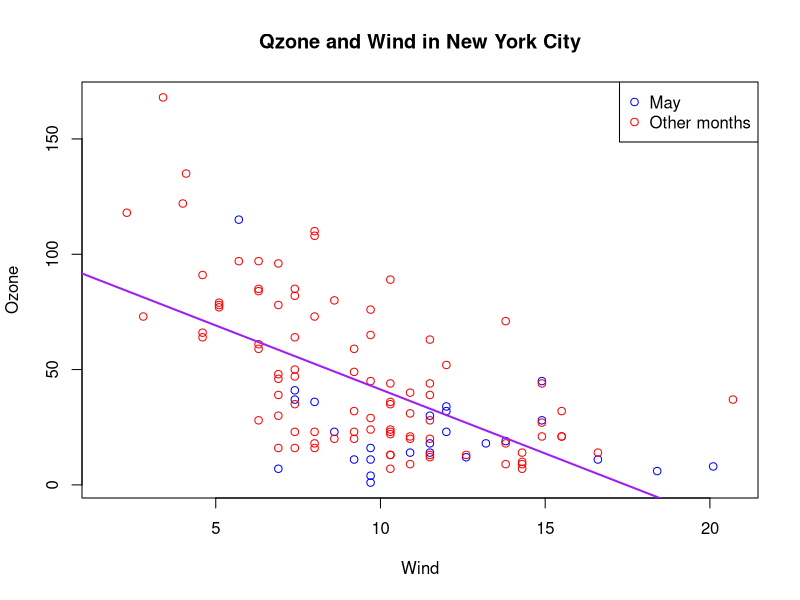
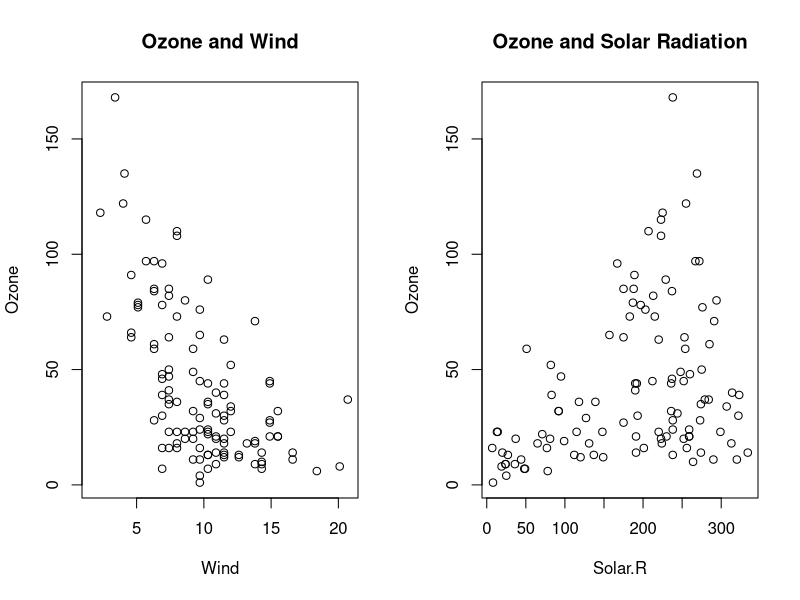

Reproduce these figures in R, in order.
## ------------------------ Using base plotting package to plot the airquality data ---------------------------- ## 
## for month of may against all other months 

## Creating a plot, but plotting no points on the plot
with(airquality, plot(Wind, Ozone, main = "Qzone and Wind in New York City",type = "n"))

## Plotting data from month of may in blue 
with(subset(airquality, Month==5), points(Wind, Ozone, col = "blue"))

## Plotting data or all other months other than may in red
with(subset(airquality, Month!=5), points(Wind, Ozone, col = "red"))

## Adding legend to the graph to communicate the information in the graph
legend("topright", pch = 1, col = c("blue","red"), legend = c("May","Other months"))

## ------------------------------ Adding linear regression line to the plot ------------------------------------ ##
## Creating the model
model = lm(Ozone~Wind, airquality)

## Adding the line 
abline(model,lwd = 2, col = "purple")

## ----------------------------------------- Multiple base plot ------------------------------------------------ ##
par(mfrow = c(1,2))
with(airquality,{
  plot(Wind, Ozone, main = "Ozone and Wind")
  plot(Solar.R, Ozone, main = "Ozone and Solar Radiation")
})
